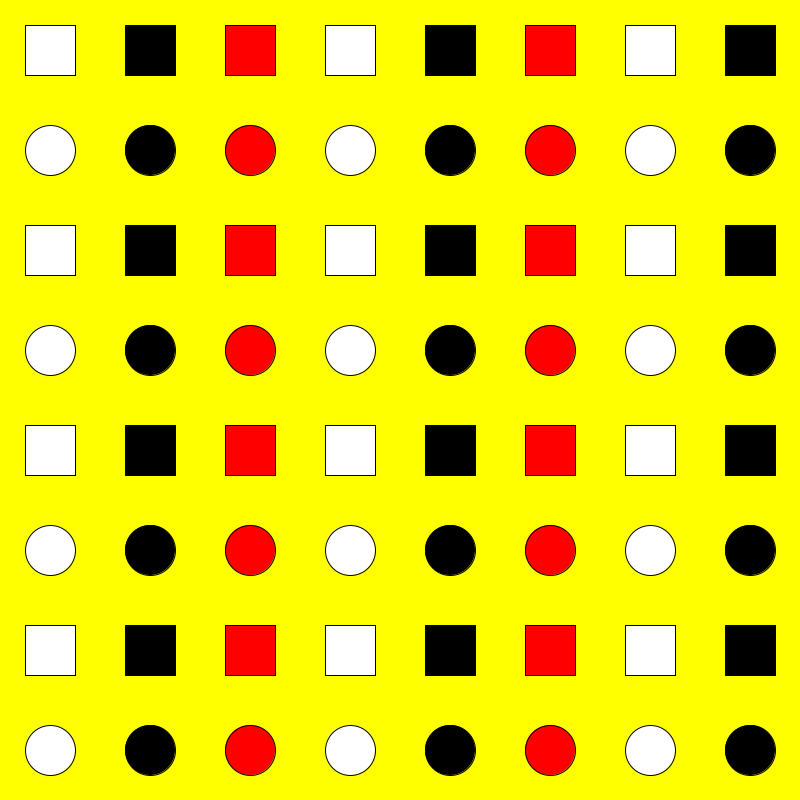
Frame 1 (no input)
Frame 60 (the mouse pressed at the canvas centre just before this capture): identical to frame 1, image omitted
Frame 120 (the mouse held since frame 60 and released just before this capture): identical to frame 1, image omitted

The Processing sketch that drew this single still picture (run headless with seeded random() and noise(); from frame 60 on, the mouse is pressed at the canvas centre):

// Processing sketch: Pattern4
// ── Pattern4.pde
void setup() {
  size(800, 800);
  rectMode(CENTER);
}

void draw() {
  background (255, 255, 0);
  int nc = 0;
  int nf= 0;
  for (float x = 50; x< width; x+=100) {
    for (float y = 50; y<height; y+=100) {
      if (nc%3==1) {
        fill(0);
      } else if (nc%3==2) {
        fill(255, 0, 0);
      } else {
        fill(255);
      }
      if (nf%2==1) {
        circle(x, y, 50);
      } else {
        rect(x, y, 50, 50);
      }
      nf++;
    }
    nc++;
  }
}
